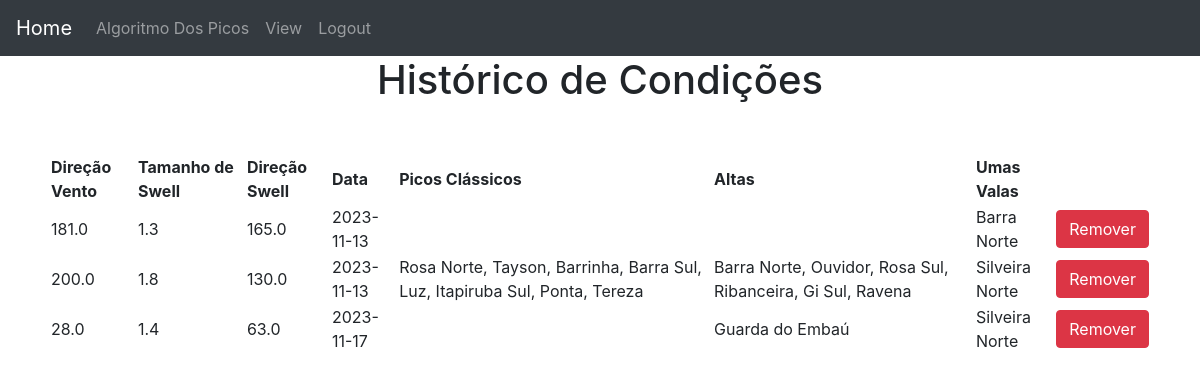
/view (signed in), run on an earlier commit of the app's database.
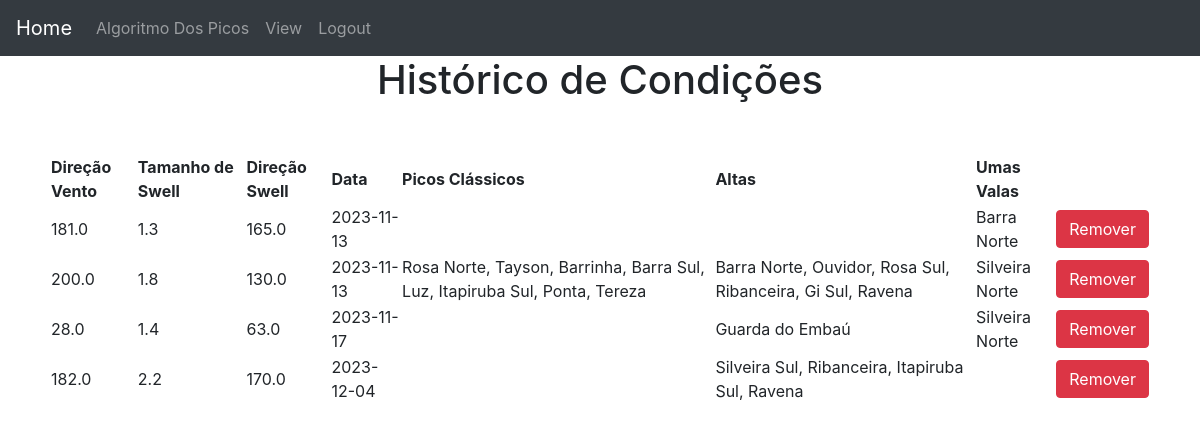
And on a later commit of the database.
### website/models.py (models this page shows)
class Historico(db.Model):
    id = db.Column(db.Integer, primary_key=True)
    usuario_id = db.Column(db.Integer, db.ForeignKey('usuario.id'))
    vento = db.Column(db.Float)
    swell = db.Column(db.Float)
    direcao = db.Column(db.Float)
    data = db.Column(db.Date)
    classicos = db.Column(db.String)
    altas = db.Column(db.String)
    vala = db.Column(db.String)

### website/views.py (the view)
@views.route('/view', methods=['GET'])
@login_required
def view():
    return render_template("view.html", usuario=current_user)

### website/__init__.py (called while the page is built)
def create_app():
    app = Flask(__name__)
    app.config['SECRET_KEY'] = 'você não vai adivinhar'
    app.config['SQLALCHEMY_DATABASE_URI'] = f'sqlite:///{DB_NAME}'
    db.init_app(app)
    admin.init_app(app)
    migrate = Migrate(app, db)
    from .views import views
    from .auth import auth
    app.register_blueprint(views, url_prefix='/')
    app.register_blueprint(auth, url_prefix='/')
    from .models import Usuario
    login_manager = LoginManager()
    login_manager.login_view = 'auth.login'
    login_manager.login_message = 'Faça o login para a acessar está página.'
    login_manager.init_app(app)
    @login_manager.user_loader
    def load_user(id):
        return Usuario.query.get(int(id))
    return app

### website/templates/view.html (shortened to what this page needs)
{% extends "base.html"%}
{% block content %}
    <h1 class="text-center">Histórico de Condições</h1>
    <table>
        <thead>
            <th>Direção Vento</th>
            <th>Tamanho de Swell</th>
            <th>Direção Swell</th>
            <th>Data</th>
            <th>Picos Clássicos</th>
            <th>Altas</th>
            <th>Umas Valas</th>
        </thead>
        {% for condicao in usuario.historico %}
            <tr>
                <td>{{condicao.vento}}</td>
                <td>{{condicao.swell}}</td>
                <td>{{condicao.direcao}}</td>
                <td>{{condicao.data}}</td>
                <td>{{condicao.classicos}}</td>
                <td>{{condicao.altas}}</td>
                <td>{{condicao.vala}}</td>
                <td><button type="button" class="btn btn-danger" onClick="removeHistorico({{ condicao.id }})">Remover</button></td>
            </tr>
        {% endfor %}
    </table>
{% endblock %}

### website/templates/base.html (shortened to what this page needs)
<!doctype html>
<html lang="pt-BR">
  <head>
    <link rel="stylesheet" href="../static/style.css">
    <link rel="stylesheet" href="https://cdn.jsdelivr.net/npm/bootstrap@4.6.2/dist/css/bootstrap.min.css"
>
  </head>
  <body>
    <nav class="navbar navbar-expand-lg navbar-dark bg-dark">
      <a class="navbar-brand" href="/">Home</a>
        <div class="collapse navbar-collapse" id="navbarNav">
          <ul class="navbar-nav">
          {% if usuario %}
            <li class="nav-item">
              <a class="nav-link" href="/algoritmo">Algoritmo Dos Picos</a>
            </li>
            <li class="nav-item">
              <a class="nav-link" href="/view">View</a>
            </li>
            <li class="nav-item">
              <a class="nav-link" href="/logout">Logout</a>
            </li>
          {% endif %}
          </ul>
        </div>
      </nav>
    <div class="div">
    {% block content %}
    {% endblock %}
    </div>
  </body>
</html>

### website/static/style.css (style rules this page uses)
.div { max-width: 100%; }
table { margin: 50px; }

What changed in the data, as far as the page shows it:
added Historico: vento "182.0", swell "2.2", direcao "170.0", data "2023-12-04", altas "Silveira Sul, Ribanceira, Itapiruba Sul, Ravena"
